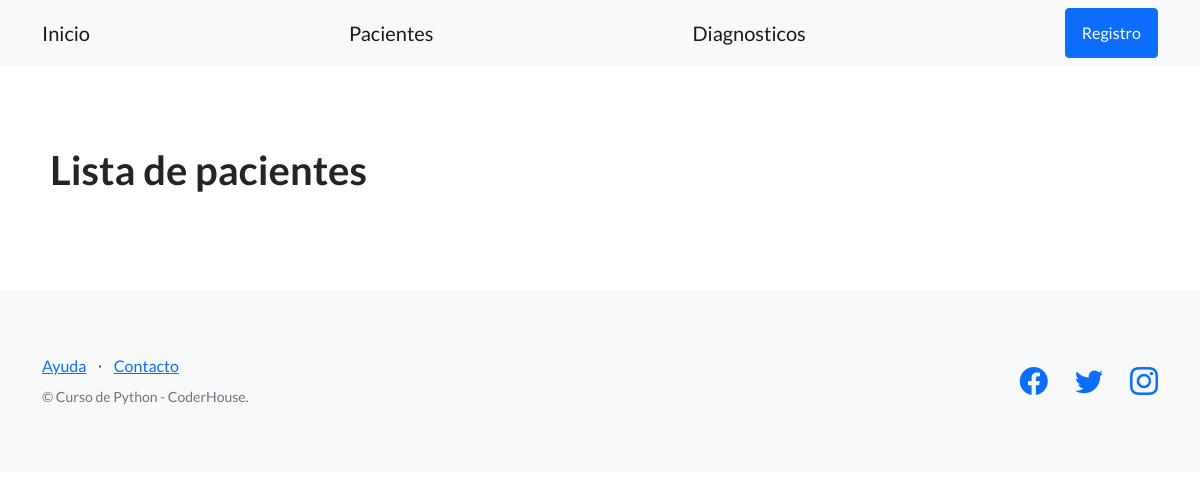
The page /clinica/pacientes/ on the database as committed earlier.
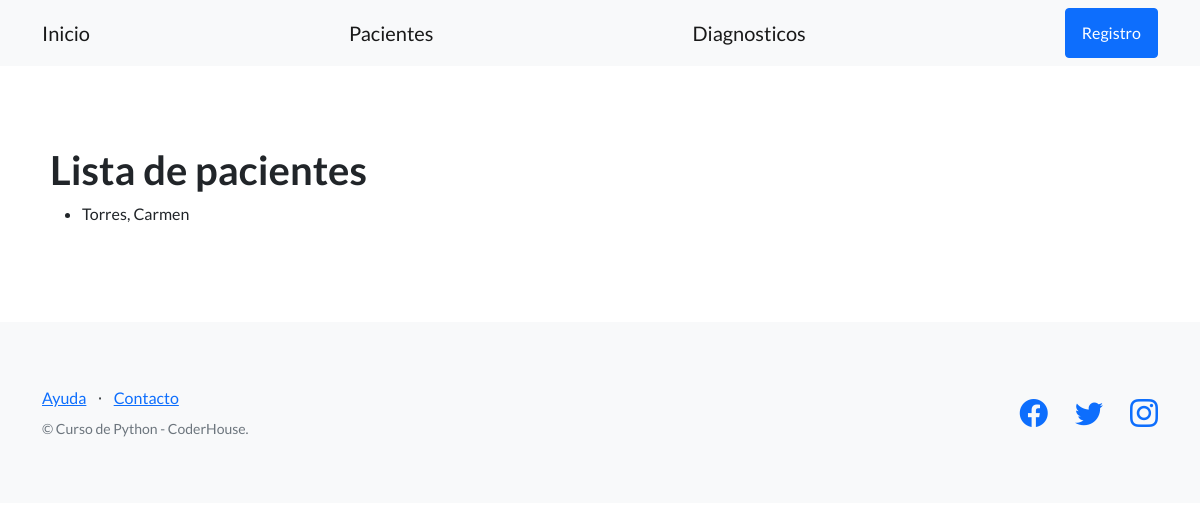
The same page on the database as committed later.
### control_clinica/models.py (models this page shows, shortened)
class Paciente(models.Model):
    apellido = models.CharField(max_length=256)
    nombre = models.CharField(max_length=256)
    telefono = models.CharField(max_length=20, blank=True)
    dni = models.CharField(max_length=32)
    fecha_nacimiento = models.DateField()

### control_clinica/views.py (the view)
# urls.py: path('pacientes/', listar_pacientes, name='listar_pacientes'),
def listar_pacientes(request):
    contexto = {
        "pacientes": Paciente.objects.all(),
    }
    http_response = render(
        request=request,
        template_name='control_clinica/lista_pacientes.html',
        context=contexto,
    )
    return http_response

### control_clinica/templates/control_clinica/lista_pacientes.html (shortened to what this page needs)
{% extends "control_clinica/base.html" %}
{% block contenido %}
<section>
    <div>
        <h1>Lista de pacientes</h1>
        <ul>
        {% for paciente in pacientes %}
            <li>{{ paciente.apellido }}, {{paciente.nombre}} </li>
        {% endfor %}
        </ul>
    </div>
</section>
{% endblock contenido %}

Rows that differ between the two databases and show on the page:
added Paciente: apellido "Torres", nombre "Carmen"
